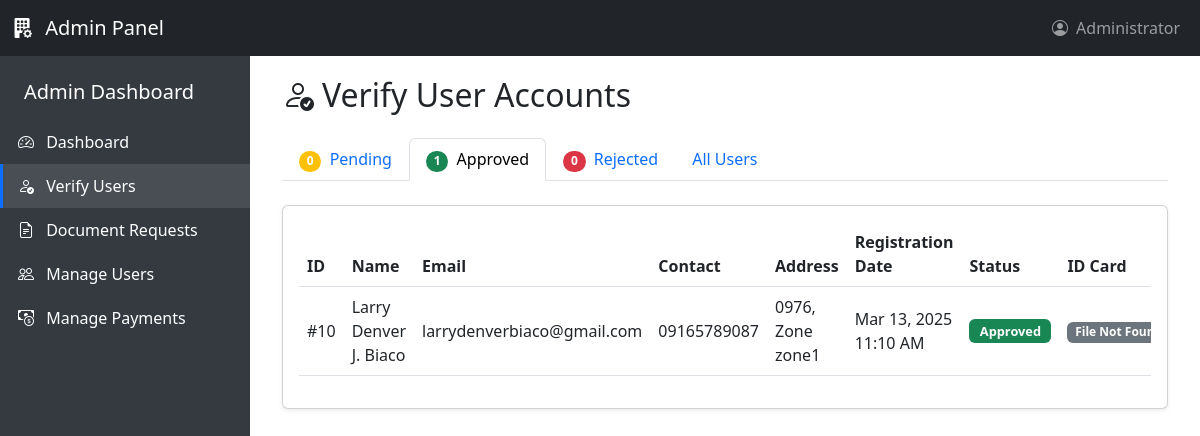
Page /Admin/view/verify-users.php?status=active on the earlier database version.
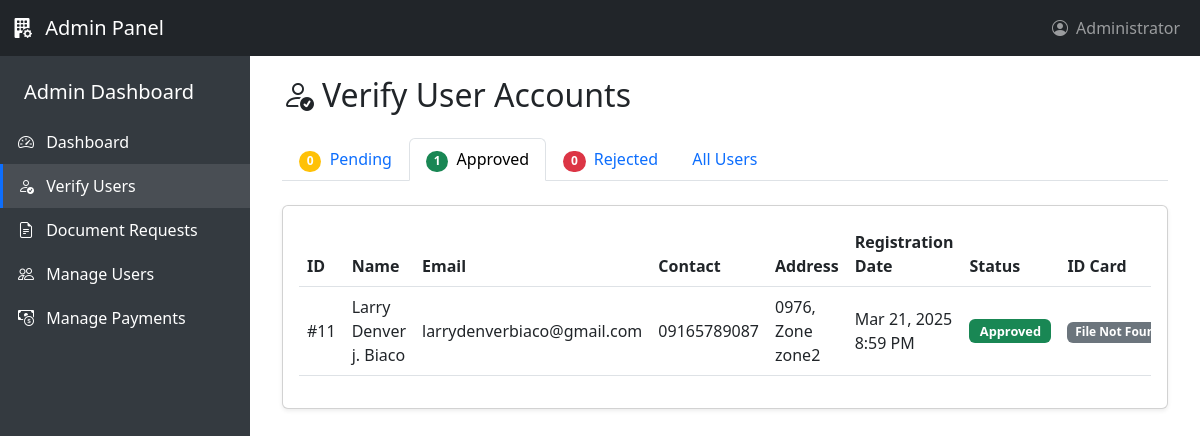
Same page on the later database version.
### tables this page shows
CREATE TABLE `users` (
  `user_id` int(11) NOT NULL,
  `email` varchar(100) NOT NULL,
  `password` varchar(255) NOT NULL,
  `first_name` varchar(50) NOT NULL,
  `middle_name` varchar(50) DEFAULT NULL,
  `last_name` varchar(50) NOT NULL,
  `birthday` date NOT NULL,
  `gender` enum('male','female','other') NOT NULL,
  `contact_number` varchar(15) NOT NULL,
  `zone` varchar(20) NOT NULL,
  `house_number` varchar(50) NOT NULL,
  `id_path` varchar(255) NOT NULL,
  `user_type` enum('resident','staff','admin') NOT NULL DEFAULT 'resident',
  `status` enum('active','inactive','pending') NOT NULL DEFAULT 'pending',
  `created_at` timestamp NOT NULL DEFAULT current_timestamp(),
  `updated_at` timestamp NOT NULL DEFAULT current_timestamp() ON UPDATE current_timestamp(),
  `profile_pic` varchar(255) DEFAULT NULL
);

### Admin/view/verify-users.php (the view, shortened to what the changed rows need)
<?php
require_once "../../backend/connections/config.php";
$users = [];
$conn = new mysqli($servername, $username, $password, $dbname);
if ($conn->connect_error) {
    $showAlert = true;
    $alertType = "danger";
    $alertMessage = "Database connection failed: " . $conn->connect_error;
} else {
    $statusFilter = isset($_GET['status']) ? $_GET['status'] : 'pending';
    if ($statusFilter == 'all') {
        $stmt = $conn->prepare("SELECT user_id, email, first_name, middle_name, last_name,
                              contact_number, zone, house_number, id_path, status, created_at
                              FROM users WHERE user_type = 'resident' ORDER BY created_at DESC");
    } else {
        $stmt = $conn->prepare("SELECT user_id, email, first_name, middle_name, last_name,
                              contact_number, zone, house_number, id_path, status, created_at
                              FROM users WHERE user_type = 'resident' AND status = ? ORDER BY created_at DESC");
        $stmt->bind_param("s", $statusFilter);
    }
    $stmt->execute();
    $result = $stmt->get_result();
    while ($row = $result->fetch_assoc()) {
        $users[] = $row;
    }
}
?>
<!DOCTYPE html>
<html lang="en">
<head>
    <link href="https://cdnjs.cloudflare.com/ajax/libs/bootstrap/5.3.0/css/bootstrap.min.css" rel="stylesheet">
    <link rel="stylesheet" href="https://cdnjs.cloudflare.com/ajax/libs/bootstrap-icons/1.10.5/font/bootstrap-icons.min.css">
</head>
<body>
    <div class="main-content">
        <div class="container-fluid">
            <h2 class="mb-4"><i class="bi bi-person-check me-2"></i>Verify User Accounts</h2>
            <ul class="nav nav-tabs mb-4">
                <li class="nav-item">
                    <a class="nav-link <?php echo (!isset($_GET['status']) || $_GET['status'] == 'pending') ? 'active' : ''; ?>" href="?status=pending">
                        <span class="badge bg-warning rounded-pill me-1"><?php echo count(array_filter($users, function($u) { return $u['status'] == 'pending'; })); ?></span>
                        Pending
                    </a>
                </li>
                <li class="nav-item">
                    <a class="nav-link <?php echo (isset($_GET['status']) && $_GET['status'] == 'active') ? 'active' : ''; ?>" href="?status=active">
                        <span class="badge bg-success rounded-pill me-1"><?php echo count(array_filter($users, function($u) { return $u['status'] == 'active'; })); ?></span>
                        Approved
                    </a>
                </li>
                <li class="nav-item">
                    <a class="nav-link <?php echo (isset($_GET['status']) && $_GET['status'] == 'inactive') ? 'active' : ''; ?>" href="?status=inactive">
                        <span class="badge bg-danger rounded-pill me-1"><?php echo count(array_filter($users, function($u) { return $u['status'] == 'inactive'; })); ?></span>
                        Rejected
                    </a>
                </li>
            </ul>
            <div class="card shadow-sm">
                <div class="card-body">
                    <?php if (empty($users)): ?>
                        <div class="text-center py-5">
                            <i class="bi bi-inbox-fill text-secondary" style="font-size: 3rem;"></i>
                            <h5 class="mt-3">No users found</h5>
                            <p class="text-muted">There are no users with the selected status</p>
                        </div>
                    <?php else: ?>
                        <div class="table-responsive">
                            <table class="table table-hover align-middle">
                                <thead>
                                    <tr>
                                        <th>ID</th>
                                        <th>Name</th>
                                        <th>Email</th>
                                        <th>Contact</th>
                                        <th>Address</th>
                                        <th>Registration Date</th>
                                        <th>Status</th>
                                        <th>ID Card</th>
                                    </tr>
                                </thead>
                                <tbody>
                                    <?php foreach ($users as $user): ?>
                                    <tr>
                                        <td>#<?php echo $user['user_id']; ?></td>
                                        <td>
                                            <?php
                                                echo htmlspecialchars($user['first_name'] . ' ');
                                                if (!empty($user['middle_name'])) {
                                                    echo htmlspecialchars($user['middle_name'][0] . '. ');
                                                }
                                                echo htmlspecialchars($user['last_name']);
                                            ?>
                                        </td>
                                        <td><?php echo htmlspecialchars($user['email']); ?></td>
                                        <td><?php echo htmlspecialchars($user['contact_number']); ?></td>
                                        <td>
                                            <?php echo htmlspecialchars($user['house_number'] . ', Zone ' . $user['zone']); ?>
                                        </td>
                                        <td><?php echo date('M d, Y g:i A', strtotime($user['created_at'])); ?></td>
                                        <td>
                                            <?php if ($user['status'] == 'pending'): ?>
                                                <span class="badge bg-warning text-dark status-badge">Pending</span>
                                            <?php elseif ($user['status'] == 'active'): ?>
                                                <span class="badge bg-success status-badge">Approved</span>
                                            <?php elseif ($user['status'] == 'inactive'): ?>
                                                <span class="badge bg-danger status-badge">Rejected</span>
                                            <?php endif; ?>
                                        </td>
                                        <td>
                                            <?php if (file_exists('../../' . $user['id_path'])): ?>
                                                <img src="../../<?php echo $user['id_path']; ?>" alt="ID Card" class="id-image img-thumbnail"
                                                     data-bs-toggle="modal" data-bs-target="#idModal<?php echo $user['user_id']; ?>">
                                            <?php else: ?>
                                                <span class="badge bg-secondary">File Not Found</span>
                                            <?php endif; ?>
                                        </td>
                                    </tr>
                                    <?php endforeach; ?>
                                </tbody>
                            </table>
                        </div>
                    <?php endif; ?>
                </div>
            </div>
        </div>
    </div>
</body>
</html>

Differences in the rows shown:
removed users: status "0", status "1", user_id "10", first_name "Larry Denver", middle_name "J.", last_name "Biaco", email "larrydenverbiaco@gmail.com", contact_number "09165789087", house_number+zone "0976, Zone zone1", created_at "Mar 13, 2025 11:10 AM", shows "Approved", shows "File Not…"
added users: status "0", status "1", user_id "11", first_name "Larry Denver", middle_name "j.", last_name "Biaco", email "larrydenverbiaco@gmail.com", contact_number "09165789087", house_number+zone "0976, Zone zone2", created_at "Mar 21, 2025 8:59 PM", shows "Approved", shows "File Not…"
